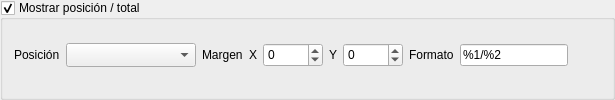
                <widget class="QGroupBox" name="chkPicFlowShowNumber">
                 <property name="title">
                  <string>Mostrar posición / total</string>
                 </property>
                 <property name="checkable">
                  <bool>true</bool>
                 </property>
                 <property name="checked">
                  <bool>true</bool>
                 </property>
                 <layout class="QHBoxLayout" name="horizontalLayout_16">
                  <property name="topMargin">
                   <number>4</number>
                  </property>
                  <item>
                   <widget class="QLabel" name="label_5">
                    <property name="sizePolicy">
                     <sizepolicy hsizetype="Preferred" vsizetype="Fixed">
                      <horstretch>0</horstretch>
                      <verstretch>0</verstretch>
                     </sizepolicy>
                    </property>
                    <property name="minimumSize">
                     <size>
                      <width>40</width>
                      <height>0</height>
                     </size>
                    </property>
                    <property name="text">
                     <string>Posición</string>
                    </property>
                   </widget>
                  </item>
                  <item>
                   <widget class="QComboBox" name="cbxPicFlowNumberPos">
                    <property name="minimumSize">
                     <size>
                      <width>130</width>
                      <height>24</height>
                     </size>
                    </property>
                   </widget>
                  </item>
                  <item>
                   <widget class="QLabel" name="label_18">
                    <property name="sizePolicy">
                     <sizepolicy hsizetype="Preferred" vsizetype="Fixed">
                      <horstretch>0</horstretch>
                      <verstretch>0</verstretch>
                     </sizepolicy>
                    </property>
                    <property name="text">
                     <string>Margen</string>
                    </property>
                   </widget>
                  </item>
                  <item>
                   <widget class="QLabel" name="label_9">
                    <property name="text">
                     <string>X</string>
                    </property>
                    <property name="alignment">
                     <set>Qt::AlignRight|Qt::AlignTrailing|Qt::AlignVCenter</set>
                    </property>
                   </widget>
                  </item>
                  <item>
                   <widget class="QSpinBox" name="spinBox_PicFlowNumberMarginX">
                    <property name="minimumSize">
                     <size>
                      <width>60</width>
                      <height>24</height>
                     </size>
                    </property>
                    <property name="minimum">
                     <number>-500</number>
                    </property>
                    <property name="maximum">
                     <number>500</number>
                    </property>
                   </widget>
                  </item>
                  <item>
                   <widget class="QLabel" name="label_10">
                    <property name="text">
                     <string>Y</string>
                    </property>
                    <property name="alignment">
                     <set>Qt::AlignRight|Qt::AlignTrailing|Qt::AlignVCenter</set>
                    </property>
                   </widget>
                  </item>
                  <item>
                   <widget class="QSpinBox" name="spinBox_PicFlowNumberMarginY">
                    <property name="minimumSize">
                     <size>
                      <width>60</width>
                      <height>24</height>
                     </size>
                    </property>
                    <property name="maximumSize">
                     <size>
                      <width>60</width>
                      <height>16777215</height>
                     </size>
                    </property>
                    <property name="minimum">
                     <number>-500</number>
                    </property>
                    <property name="maximum">
                     <number>500</number>
                    </property>
                   </widget>
                  </item>
                  <item>
                   <widget class="QLabel" name="label_2">
                    <property name="text">
                     <string>Formato</string>
                    </property>
                   </widget>
                  </item>
                  <item>
                   <widget class="QLineEdit" name="txtPicFlowNumberFormat">
                    <property name="text">
                     <string>%1/%2</string>
                    </property>
                   </widget>
                  </item>
                  <item>
                   <spacer name="horizontalSpacer_5">
                    <property name="orientation">
                     <enum>Qt::Horizontal</enum>
                    </property>
                    <property name="sizeHint" stdset="0">
                     <size>
                      <width>33</width>
                      <height>20</height>
                     </size>
                    </property>
                   </spacer>
                  </item>
                 </layout>
                </widget>
